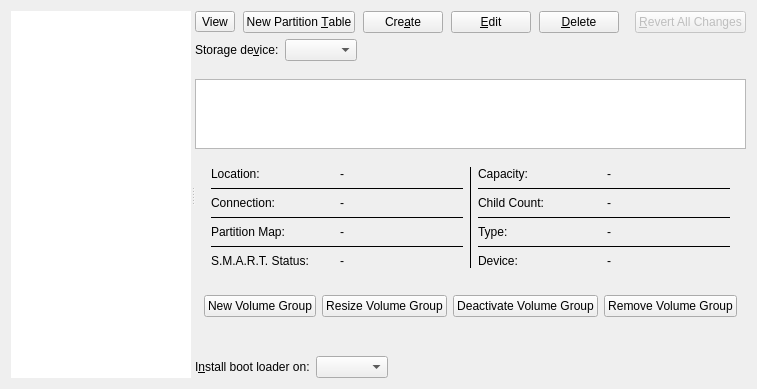
<?xml version="1.0" encoding="UTF-8"?>
<ui version="4.0">
 <author>
SPDX-FileCopyrightText: 2014 Aurélien Gâteau &lt;agateau@kde.org&gt;
SPDX-License-Identifier: GPL-3.0-or-later
 </author>
 <class>PartitionPage</class>
 <widget class="QWidget" name="PartitionPage">
  <property name="geometry">
   <rect>
    <x>0</x>
    <y>0</y>
    <width>684</width>
    <height>327</height>
   </rect>
  </property>
  <property name="windowTitle">
   <string notr="true">Form</string>
  </property>
  <layout class="QVBoxLayout" name="verticalLayout">
   <item>
    <widget class="QSplitter" name="mainSplitter">
     <property name="orientation">
      <enum>Qt::Horizontal</enum>
     </property>
     <widget class="QWidget" name="sidebarPanel" native="true">
      <property name="minimumSize">
       <size>
        <width>180</width>
        <height>0</height>
       </size>
      </property>
      <property name="maximumSize">
       <size>
        <width>260</width>
        <height>16777215</height>
       </size>
      </property>
      <layout class="QVBoxLayout" name="sidebarPanelLayout">
       <property name="spacing">
        <number>0</number>
       </property>
       <property name="margin">
        <number>0</number>
       </property>
       <item>
        <widget class="QTreeView" name="deviceSidebarView">
         <property name="editTriggers">
          <set>QAbstractItemView::NoEditTriggers</set>
         </property>
         <property name="frameShape">
          <enum>QFrame::NoFrame</enum>
         </property>
         <property name="headerHidden">
          <bool>true</bool>
         </property>
         <property name="rootIsDecorated">
          <bool>true</bool>
         </property>
         <property name="indentation">
          <number>14</number>
         </property>
        </widget>
       </item>
      </layout>
     </widget>
     <widget class="QWidget" name="detailPanel" native="true">
      <layout class="QVBoxLayout" name="detailPanelLayout">
       <item>
        <layout class="QHBoxLayout" name="toolbarLayout">
         <property name="spacing">
          <number>8</number>
         </property>
         <item>
          <widget class="QToolButton" name="viewMenuButton">
           <property name="text">
            <string>View</string>
           </property>
           <property name="popupMode">
            <enum>QToolButton::InstantPopup</enum>
           </property>
           <property name="toolButtonStyle">
            <enum>Qt::ToolButtonTextOnly</enum>
           </property>
          </widget>
         </item>
         <item>
          <widget class="QPushButton" name="newPartitionTableButton">
           <property name="text">
            <string>New Partition &amp;Table</string>
           </property>
          </widget>
         </item>
         <item>
          <widget class="QPushButton" name="createButton">
           <property name="text">
            <string>Cre&amp;ate</string>
           </property>
          </widget>
         </item>
         <item>
          <widget class="QPushButton" name="editButton">
           <property name="text">
            <string>&amp;Edit</string>
           </property>
          </widget>
         </item>
         <item>
          <widget class="QPushButton" name="deleteButton">
           <property name="text">
            <string>&amp;Delete</string>
           </property>
          </widget>
         </item>
         <item>
          <spacer name="horizontalSpacer_toolbar">
           <property name="orientation">
            <enum>Qt::Horizontal</enum>
           </property>
           <property name="sizeHint" stdset="0">
            <size>
             <width>40</width>
             <height>20</height>
            </size>
           </property>
          </spacer>
         </item>
         <item>
          <widget class="QPushButton" name="revertButton">
           <property name="enabled">
            <bool>false</bool>
           </property>
           <property name="text">
            <string>&amp;Revert All Changes</string>
           </property>
          </widget>
         </item>
        </layout>
       </item>
       <item>
        <layout class="QHBoxLayout" name="horizontalLayout_2">
         <item>
          <widget class="QLabel" name="label_2">
           <property name="text">
            <string>Storage de&amp;vice:</string>
           </property>
           <property name="buddy">
            <cstring>deviceComboBox</cstring>
           </property>
          </widget>
         </item>
         <item>
          <widget class="QComboBox" name="deviceComboBox"/>
         </item>
         <item>
          <spacer name="horizontalSpacer_2">
           <property name="orientation">
            <enum>Qt::Horizontal</enum>
           </property>
           <property name="sizeHint" stdset="0">
            <size>
             <width>40</width>
             <height>20</height>
            </size>
           </property>
          </spacer>
         </item>
        </layout>
       </item>
       <item>
        <widget class="PartitionBarsView" name="partitionBarsView"/>
       </item>
       <item>
        <widget class="PartitionLabelsView" name="partitionLabelsView"/>
       </item>
       <item>
        <widget class="QTreeView" name="partitionTreeView">
         <property name="editTriggers">
          <set>QAbstractItemView::NoEditTriggers</set>
         </property>
         <property name="rootIsDecorated">
          <bool>false</bool>
         </property>
         <property name="allColumnsShowFocus">
          <bool>true</bool>
         </property>
         <property name="expandsOnDoubleClick">
          <bool>false</bool>
         </property>
         <attribute name="headerStretchLastSection">
          <bool>false</bool>
         </attribute>
        </widget>
       </item>
       <item>
       <widget class="QWidget" name="diskInfoPanel" native="true">
        <layout class="QGridLayout" name="diskInfoGrid">
         <property name="leftMargin">
          <number>16</number>
         </property>
         <property name="topMargin">
          <number>12</number>
         </property>
         <property name="rightMargin">
          <number>16</number>
         </property>
         <property name="bottomMargin">
          <number>12</number>
         </property>
         <item row="0" column="2" rowspan="7">
          <widget class="QFrame" name="diskInfoVSeparator">
           <property name="frameShape">
            <enum>QFrame::VLine</enum>
           </property>
           <property name="frameShadow">
            <enum>QFrame::Plain</enum>
           </property>
          </widget>
         </item>
         <item row="0" column="0">
          <widget class="QLabel" name="label_location">
           <property name="text">
            <string>Location:</string>
           </property>
          </widget>
         </item>
         <item row="0" column="1">
          <widget class="QLabel" name="locationValueLabel">
           <property name="text">
            <string notr="true">-</string>
           </property>
          </widget>
         </item>
         <item row="0" column="3">
          <widget class="QLabel" name="label_capacity">
           <property name="text">
            <string>Capacity:</string>
           </property>
          </widget>
         </item>
         <item row="0" column="4">
          <widget class="QLabel" name="capacityValueLabel">
           <property name="text">
            <string notr="true">-</string>
           </property>
          </widget>
         </item>
         <item row="1" column="0" colspan="2">
          <widget class="QFrame" name="diskInfoHSeparator1Left">
           <property name="frameShape">
            <enum>QFrame::HLine</enum>
           </property>
           <property name="frameShadow">
            <enum>QFrame::Plain</enum>
           </property>
          </widget>
         </item>
         <item row="1" column="3" colspan="2">
          <widget class="QFrame" name="diskInfoHSeparator1Right">
           <property name="frameShape">
            <enum>QFrame::HLine</enum>
           </property>
           <property name="frameShadow">
            <enum>QFrame::Plain</enum>
           </property>
          </widget>
         </item>
         <item row="2" column="0">
          <widget class="QLabel" name="label_connection">
           <property name="text">
            <string>Connection:</string>
           </property>
          </widget>
         </item>
         <item row="2" column="1">
          <widget class="QLabel" name="connectionValueLabel">
           <property name="text">
            <string notr="true">-</string>
           </property>
          </widget>
         </item>
         <item row="2" column="3">
          <widget class="QLabel" name="label_child_count">
           <property name="text">
            <string>Child Count:</string>
           </property>
          </widget>
         </item>
         <item row="2" column="4">
          <widget class="QLabel" name="childCountValueLabel">
           <property name="text">
            <string notr="true">-</string>
           </property>
          </widget>
         </item>
         <item row="3" column="0" colspan="2">
          <widget class="QFrame" name="diskInfoHSeparator2Left">
           <property name="frameShape">
            <enum>QFrame::HLine</enum>
           </property>
           <property name="frameShadow">
            <enum>QFrame::Plain</enum>
           </property>
          </widget>
         </item>
         <item row="3" column="3" colspan="2">
          <widget class="QFrame" name="diskInfoHSeparator2Right">
           <property name="frameShape">
            <enum>QFrame::HLine</enum>
           </property>
           <property name="frameShadow">
            <enum>QFrame::Plain</enum>
           </property>
          </widget>
         </item>
         <item row="4" column="0">
          <widget class="QLabel" name="label_partition_map">
           <property name="text">
            <string>Partition Map:</string>
           </property>
          </widget>
         </item>
         <item row="4" column="1">
          <widget class="QLabel" name="partitionMapValueLabel">
           <property name="text">
            <string notr="true">-</string>
           </property>
          </widget>
         </item>
         <item row="4" column="3">
          <widget class="QLabel" name="label_type">
           <property name="text">
            <string>Type:</string>
           </property>
          </widget>
         </item>
         <item row="4" column="4">
          <widget class="QLabel" name="typeValueLabel">
           <property name="text">
            <string notr="true">-</string>
           </property>
          </widget>
         </item>
         <item row="5" column="0" colspan="2">
          <widget class="QFrame" name="diskInfoHSeparator3Left">
           <property name="frameShape">
            <enum>QFrame::HLine</enum>
           </property>
           <property name="frameShadow">
            <enum>QFrame::Plain</enum>
           </property>
          </widget>
         </item>
         <item row="5" column="3" colspan="2">
          <widget class="QFrame" name="diskInfoHSeparator3Right">
           <property name="frameShape">
            <enum>QFrame::HLine</enum>
           </property>
           <property name="frameShadow">
            <enum>QFrame::Plain</enum>
           </property>
          </widget>
         </item>
         <item row="6" column="0">
          <widget class="QLabel" name="label_smart">
           <property name="text">
            <string>S.M.A.R.T. Status:</string>
           </property>
          </widget>
         </item>
         <item row="6" column="1">
          <widget class="QLabel" name="smartValueLabel">
           <property name="text">
            <string notr="true">-</string>
           </property>
          </widget>
         </item>
         <item row="6" column="3">
          <widget class="QLabel" name="label_device">
           <property name="text">
            <string>Device:</string>
           </property>
          </widget>
         </item>
         <item row="6" column="4">
          <widget class="QLabel" name="deviceValueLabel">
           <property name="text">
            <string notr="true">-</string>
           </property>
          </widget>
         </item>
        </layout>
       </widget>
       </item>
       <item>
        <widget class="QWidget" name="lvmButtonPanel" native="true">
         <layout class="QHBoxLayout" name="lvmButtonLayout">
          <item>
           <widget class="QPushButton" name="newVolumeGroupButton">
            <property name="text">
             <string>New Volume Group</string>
            </property>
           </widget>
          </item>
          <item>
           <widget class="QPushButton" name="resizeVolumeGroupButton">
            <property name="text">
             <string>Resize Volume Group</string>
            </property>
           </widget>
          </item>
          <item>
           <widget class="QPushButton" name="deactivateVolumeGroupButton">
            <property name="text">
             <string>Deactivate Volume Group</string>
            </property>
           </widget>
          </item>
          <item>
           <widget class="QPushButton" name="removeVolumeGroupButton">
            <property name="text">
             <string>Remove Volume Group</string>
            </property>
           </widget>
          </item>
         </layout>
        </widget>
       </item>
       <item>
        <spacer name="verticalSpacer">
         <property name="orientation">
          <enum>Qt::Vertical</enum>
         </property>
         <property name="sizeType">
          <enum>QSizePolicy::Fixed</enum>
         </property>
         <property name="sizeHint" stdset="0">
          <size>
           <width>20</width>
           <height>24</height>
          </size>
         </property>
        </spacer>
       </item>
       <item>
        <layout class="QHBoxLayout" name="horizontalLayout_3">
         <item>
          <widget class="QLabel" name="label_3">
           <property name="text">
            <string>I&amp;nstall boot loader on:</string>
           </property>
           <property name="buddy">
            <cstring>bootLoaderComboBox</cstring>
           </property>
          </widget>
         </item>
         <item>
          <widget class="QComboBox" name="bootLoaderComboBox">
           <property name="sizeAdjustPolicy">
            <enum>QComboBox::AdjustToContents</enum>
           </property>
          </widget>
         </item>
         <item>
          <spacer name="horizontalSpacer_3">
           <property name="orientation">
            <enum>Qt::Horizontal</enum>
           </property>
           <property name="sizeHint" stdset="0">
            <size>
             <width>40</width>
             <height>1</height>
            </size>
           </property>
          </spacer>
         </item>
        </layout>
       </item>
      </layout>
     </widget>
    </widget>
   </item>
  </layout>
 </widget>
 <customwidgets>
  <customwidget>
   <class>PartitionBarsView</class>
   <extends>QFrame</extends>
   <header location="global">gui/PartitionBarsView.h</header>
   <container>1</container>
  </customwidget>
  <customwidget>
   <class>PartitionLabelsView</class>
   <extends>QFrame</extends>
   <header location="global">gui/PartitionLabelsView.h</header>
   <container>1</container>
  </customwidget>
 </customwidgets>
 <tabstops>
  <tabstop>deviceSidebarView</tabstop>
  <tabstop>deviceComboBox</tabstop>
  <tabstop>revertButton</tabstop>
  <tabstop>partitionTreeView</tabstop>
  <tabstop>newPartitionTableButton</tabstop>
  <tabstop>createButton</tabstop>
  <tabstop>editButton</tabstop>
  <tabstop>deleteButton</tabstop>
  <tabstop>bootLoaderComboBox</tabstop>
 </tabstops>
 <resources/>
 <connections/>
</ui>
